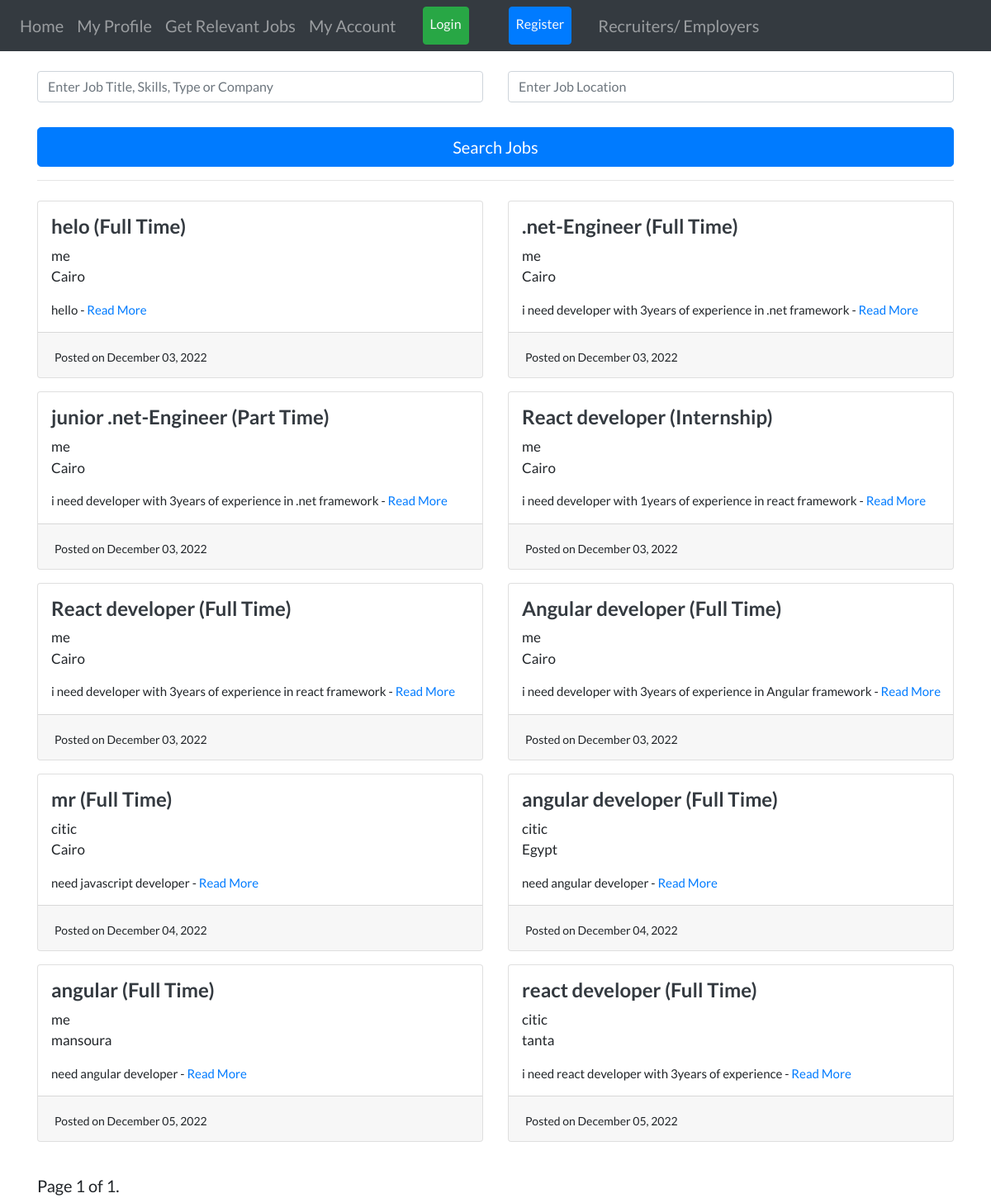
The page /job/ on the database its author committed.
### job/models.py (models this page shows, shortened)
class Job(models.Model):
    recruiter = models.ForeignKey(
        User, related_name='jobs', on_delete=models.CASCADE)
    title = models.CharField(max_length=255)
    company = models.CharField(max_length=200)
    location = models.CharField(max_length=255)
    description = models.TextField()
    skills_req = models.CharField(max_length=200)
    job_type = models.CharField(
        max_length=30, choices=CHOICES, default='Full Time', null=True)
    link = models.URLField(null=True, blank=True)
    slug = AutoSlugField(populate_from='title', unique=True, null= True)
    date_posted = models.DateTimeField(default=timezone.now)

### Candidates/views.py (the view, shortened to what this page needs)
# urls.py: path('job/', views.job_search_list, name='job-search-list'),
def job_search_list(request):
    query = request.GET.get('p')
    loc = request.GET.get('q')
    object_list = []
    if(query == None):
        object_list = Job.objects.all()
    if(loc == None):
        locat = Job.objects.all()
    else:
        locat = Job.objects.filter(
            location__icontains=loc).order_by('-date_posted')
    final_list = []
    for i in object_list:
        if i in locat:
            final_list.append(i)
    paginator = Paginator(final_list, 20)
    page_number = request.GET.get('page')
    page_obj = paginator.get_page(page_number)
    context = {
        'jobs': page_obj,
        'query': query,
    }
    return render(request, 'candidates/job_search_list.html', context)

### Candidates/templates/candidates/job_search_list.html (shortened to what this page needs)
{% extends "users/layout.html" %} {% load static %} {% block content %}
<div>
  <form
    class="form-signin mt-4"
    action="{% url 'job-search-list' %}"
    method="get"
  >
    <div class="row">
      <div class="col-md-6">
        <input
          name="p"
          type="text"
          class="form-control"
          placeholder="Enter Job Title, Skills, Type or Company"
        /><br />
      </div>
      <div class="col-md-6">
        <input
          name="q"
          type="text"
          class="form-control"
          placeholder="Enter Job Location"
        /><br />
      </div>
    </div>
    <div class="form-group">
      <button class="btn btn-lg btn-primary btn-block" type="submit">
        Search Jobs
      </button>
    </div>
  </form>
  <hr my-2 />
  {%if jobs %}
  <div class="row">
    {% for job in jobs %}
    <div class="col-md-6">
      <div class="card card-signin my-2">
        <span class="ml-3 mt-3">
          <a href="{% url 'job-detail' job.slug %}"
            ><h4 class="text-dark">
              <b>{{job.title}} ({{job.job_type}})</b>
            </h4></a
          >
          <p style="font-size: 17px">{{job.company}}<br />{{job.location}}</p>
          <p style="font-size: 15px">
            {{job.description|truncatewords:30}} -
            <a href="{% url 'job-detail' job.slug %}">Read More</a>
          </p>
        </span>
        <div class="card-footer">
          <span style="font-size: 14px"
            >Posted on {{job.date_posted|date:"F d, Y"}}</span
          >
        </div>
      </div>
    </div>
    {% endfor %}
  </div>
</div>
<br />
<div class="pagination">
  <span class="step-links">
    <span class="current">
      Page {{ jobs.number }} of {{ jobs.paginator.num_pages }}.
    </span>
  </span>
</div>
{% endif %} {% endblock content %}

### users/templates/users/layout.html (shortened to what this page needs)
{% load static %}
<!DOCTYPE html>
<html>
  <head>
    <link
      rel="stylesheet"
      href="https://maxcdn.bootstrapcdn.com/bootstrap/4.0.0/css/bootstrap.min.css"
    />
    <link
      rel="stylesheet"
      href="https://cdnjs.cloudflare.com/ajax/libs/font-awesome/5.14.0/css/all.min.css"
    />
    <link
      rel="stylesheet"
      href="https://stackpath.bootstrapcdn.com/font-awesome/4.7.0/css/font-awesome.min.css"
    />
    <link
      rel="stylesheet"
      type="text/css"
      href="https://dl.dropboxusercontent.com/s/ecyb1drs5j1jyjf/styles.css?dl=0"
    />
    <link
      rel="stylesheet"
      type="text/css"
      href="https://dl.dropboxusercontent.com/s/xmxsoypfvfvsisb/footer.css?dl=0"
    />
  </head>
  <body>
    {% if not rec_navbar %}
    <nav class = "navbar navbar-expand navbar-dark bg-dark   flex-column flex-md-row bd-navbar">
      <div class="collapse navbar-collapse" id="navbarNavAltMarkup">
        <div class="navbar-nav">
          <a class="nav-item nav-link {{ home_page }}" href="{% url 'home' %}"
            >Home </a
          >
          <a
            class="nav-item nav-link {{ profile_page }}"
            href="{% url 'my-profile' %}"
            >My Profile</a
          >
          <a
            class="nav-item nav-link {{ intel_page }}"
            href="{% url 'intelligent-search' %}"
            >Get Relevant Jobs</a
          >
          <a
            class="nav-item nav-link {{ account_page }}"
            href="{% url 'home' %}"
            >My Account</a
          >
          {% if user.is_authenticated %}
          <a
            class="nav-item nav-link btn btn-danger ml-4 mr-4 text-light"
            href="{% url 'logout' %}"
            >Logout</a
          >
          <a class="nav-item nav-link" href="{% url 'add-job' %}"
            >Recruiters/ Employers</a
          >
          {% else %}
          <a
            class="nav-item nav-link btn btn-success ml-4 mr-4 text-light"
            href="{% url 'login' %}"
            >Login</a
          >
          <a
            class="nav-item nav-link btn btn-primary  ml-4 mr-4 text-light"
            href="{% url 'django_registration_register' %}"
            >Register </a
          >
          <a class="nav-item nav-link" href="{% url 'detail-recruiters' %}"
            >Recruiters/ Employers</a
          >
          {% endif %}
        </div>
      </div>
    </nav>
    {% endif %}
    <div class="container">{% block content %}{% endblock content %}</div>
  </body>
</html>

### users/templates/users/layout.html (style rules this page uses)
body { font-family: "Lato"; font-size: 20px; }

### rows shown on the page
Job: title "helo", job_type "Full Time", company "me", location "Cairo", description "hello", date_posted "December 03, 2022"
Job: title ".net-Engineer", job_type "Full Time", company "me", location "Cairo", description "i need developer with 3years of experience in .net framework", date_posted "December 03, 2022"
Job: title "junior .net-Engineer", job_type "Part Time", company "me", location "Cairo", description "i need developer with 3years of experience in .net framework", date_posted "December 03, 2022"
Job: title "React developer", job_type "Internship", company "me", location "Cairo", description "i need developer with 1years of experience in react framework", date_posted "December 03, 2022"
Job: title "React developer", job_type "Full Time", company "me", location "Cairo", description "i need developer with 3years of experience in react framework", date_posted "December 03, 2022"
Job: title "Angular developer", job_type "Full Time", company "me", location "Cairo", description "i need developer with 3years of experience in Angular framework", date_posted "December 03, 2022"
Job: title "mr", job_type "Full Time", company "citic", location "Cairo", description "need javascript developer", date_posted "December 04, 2022"
Job: title "angular developer", job_type "Full Time", company "citic", location "Egypt", description "need angular developer", date_posted "December 04, 2022"
Job: title "angular", job_type "Full Time", company "me", location "mansoura", description "need angular developer", date_posted "December 05, 2022"
Job: title "react developer", job_type "Full Time", company "citic", location "tanta", description "i need react developer with 3years of experience", date_posted "December 05, 2022"

### other values the page prints
{{ jobs.number }} "1"
{{ jobs.paginator.num_pages }} "1"
